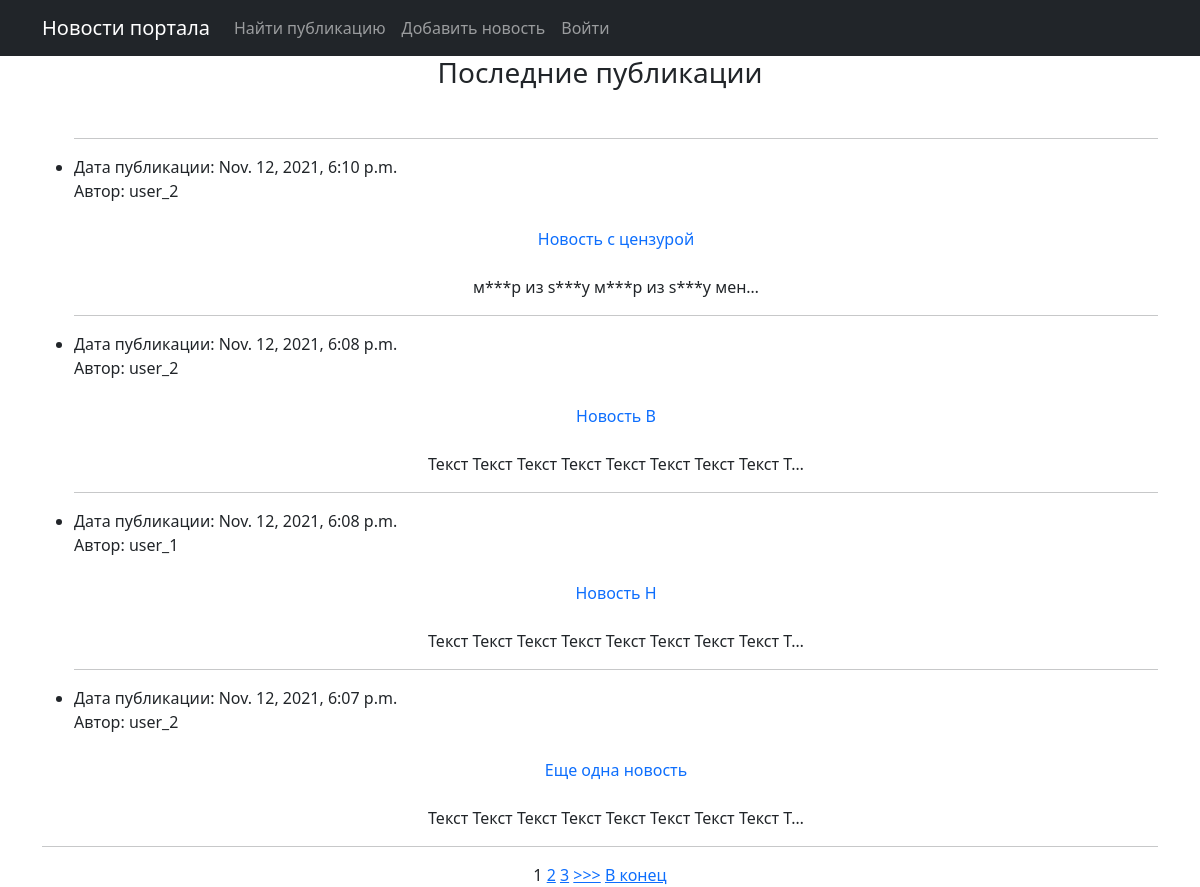
Before: / with the older database file.
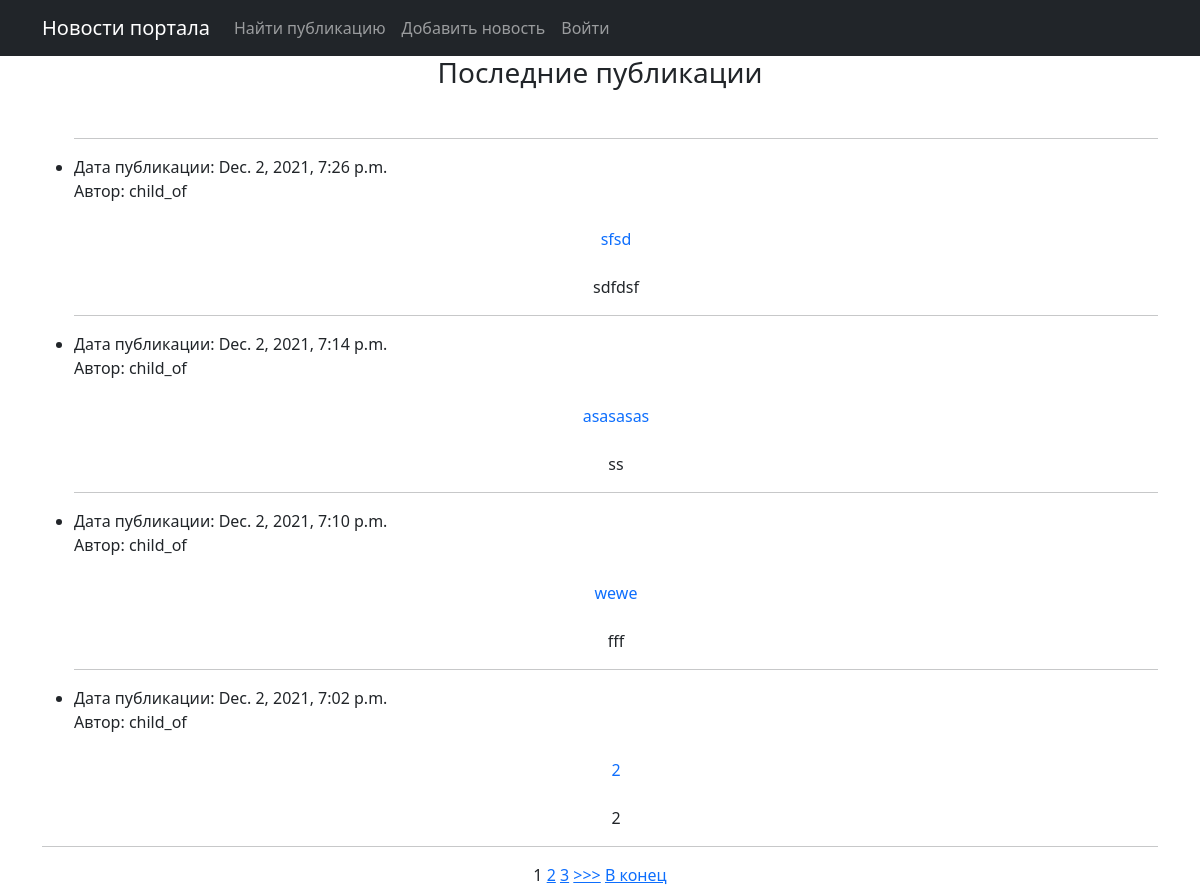
After: the same page with the newer database file.
### news/models.py (models this page shows, shortened)
class Post(models.Model):
    article = "AR"
    news = "NW"
    POST_TYPE = [(article, 'Статья'), (news, 'Новость')]
    id_author = models.ForeignKey(Author, on_delete=models.CASCADE)
    type = models.CharField(max_length=2, choices=POST_TYPE, default=article)
    created = models.DateTimeField(auto_now_add=True)
    id_post_category = models.ManyToManyField(Category, through="PostCategory")
    header = models.CharField(max_length=255)
    text = models.TextField()
    rating = models.IntegerField(default=0)

class Author(models.Model):
    id_user = models.OneToOneField(User, on_delete=models.CASCADE)
    rating = models.IntegerField(default=0)
    def __str__(self):
        return self.id_user.username

### news/views.py (the view)
# urls.py: path('', PostList.as_view()),
class PostList(ListView):
    model = Post
    template_name = 'news.html'
    context_object_name = 'postList'
    queryset = Post.objects.order_by('-created')
    paginate_by = 4
    def get_context_data(self, **kwargs):
        context = super().get_context_data(**kwargs)
        context['is_not_author'] = not self.request.user.groups.filter(name='authors').exists()
        return context

### news/templatetags/news_filters.py (called while the page is built)
@register.filter(name='censor')
def censor(value):
    if isinstance(value, str):
        result = str(value)
        for key in censor_dict.keys():
            result = result.replace(key, censor_dict[key])
        return result
    else:
        raise ValueError(f'Нельзя отфильтровать тип, отличный от {type(value)}')

### templates/news.html (shortened to what this page needs)
{% extends 'flatpages/default.html' %}
{% load news_filters %}
{% block content %}
    <h3>Последние публикации</h3>
    <br>
    {% if postList %}
        <ul>
        {% for record in postList %}
            <hr>
            <li>
                <p align="left">
                    Дата публикации: {{ record.created }}<br>Автор: {{ record.id_author }}
                </p>
                <p>
                    <a class="nav-link" href="/post/{{ record.pk }}">{{ record.header|censor }}</a>
                </p>
                <p>
                    {{ record.text|truncatechars:50|censor }}
                </p>
            </li>
        {% endfor %}
        </ul>
        <hr>
        {% if is_paginated %}
            {% for num in page_obj.paginator.page_range %}
                {% if page_obj.number == num %}
                    <a>{{ num }}</a>
                {% elif num > page_obj.number|add:'-3' and num < page_obj.number|add:'3' %}
                    <a href="?page={{ num }}">{{ num }}</a>
                {% endif %}
            {% endfor %}
            {% if page_obj.has_next %}
                <a href="?page={{ page_obj.next_page_number }}">>>></a>
                <a href="?page={{ page_obj.paginator.num_pages }}">В конец</a>
            {% endif %}
        {% endif %}
    {% else %}
        <h3>Новостей нет =(</h3>
    {% endif %}
{% endblock content %}

Changed rows visible on the page:
no longer on this page (row unchanged): Post: created "Nov. 12, 2021, 6:10 p.m.", id_author "user_2", header|censor "Новость с цензурой", text|censor "м***р из s***y м***р из s***y мен…"
no longer on this page (row unchanged): Post: created "Nov. 12, 2021, 6:08 p.m.", id_author "user_2", header|censor "Новость В", text|censor "Текст Текст Текст Текст Текст Текст Текст Текст Т…"
no longer on this page (row unchanged): Post: created "Nov. 12, 2021, 6:08 p.m.", id_author "user_1", header|censor "Новость Н", text|censor "Текст Текст Текст Текст Текст Текст Текст Текст Т…"
no longer on this page (row unchanged): Post: created "Nov. 12, 2021, 6:07 p.m.", id_author "user_2", header|censor "Еще одна новость", text|censor "Текст Текст Текст Текст Текст Текст Текст Текст Т…"
added Post: created "Dec. 2, 2021, 7:26 p.m.", id_author "child_of", header|censor "sfsd", text|censor "sdfdsf"
added Post: created "Dec. 2, 2021, 7:14 p.m.", id_author "child_of", header|censor "asasasas", text|censor "ss"
added Post: created "Dec. 2, 2021, 7:10 p.m.", id_author "child_of", header|censor "wewe", text|censor "fff"
added Post: created "Dec. 2, 2021, 7:02 p.m.", id_author "child_of", header|censor "2", text|censor "2"
